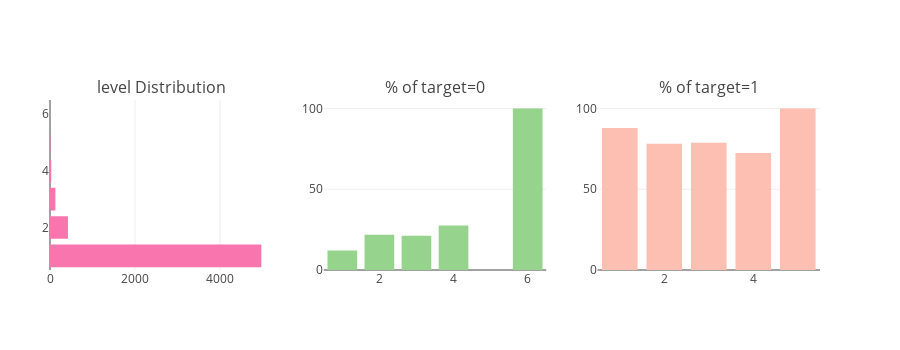

The notebook cell saved with this chart:
### Code cell
utils.catAndTrgt(jlr_df, 'level')

### Figure 1 — Plotly figure (JSON) as saved in the notebook; plotly's stock layout.template omitted (floating-point values rounded to 4 significant figures)
{"data": [{"marker": {"color": "#f975ae"}, "orientation": "h", "type": "bar", "uid": "aa2468c2-aa12-11e8-8c85-6c40089fb510", "x": [1, 7, 29, 127, 422, 4969], "xaxis": "x", "y": [6, 5, 4, 3, 2, 1], "yaxis": "y"}, {"marker": {"color": "#96D38C"}, "name": "Target : 0", "type": "bar", "uid": "aa25a946-aa12-11e8-9792-6c40089fb510", "x": [1, 2, 3, 4, 6], "xaxis": "x2", "y": [12.01, 21.8, 21.26, 27.59, 100], "yaxis": "y2"}, {"marker": {"color": "#FEBFB3"}, "name": "Target : 1", "type": "bar", "uid": "aa26f146-aa12-11e8-8a64-6c40089fb510", "x": [1, 2, 3, 4, 5], "xaxis": "x3", "y": [87.99, 78.2, 78.74, 72.41, 100], "yaxis": "y3"}], "layout": {"annotations": [{"font": {"size": 16}, "showarrow": false, "text": "level Distribution", "x": 0.1444, "xanchor": "center", "xref": "paper", "y": 1, "yanchor": "bottom", "yref": "paper"}, {"font": {"size": 16}, "showarrow": false, "text": "% of target=0", "x": 0.5, "xanchor": "center", "xref": "paper", "y": 1, "yanchor": "bottom", "yref": "paper"}, {"font": {"size": 16}, "showarrow": false, "text": "% of target=1", "x": 0.8556, "xanchor": "center", "xref": "paper", "y": 1, "yanchor": "bottom", "yref": "paper"}], "height": 350, "margin": {"l": 50}, "showlegend": false, "xaxis": {"anchor": "y", "domain": [0, 0.2889]}, "xaxis2": {"anchor": "y2", "domain": [0.3556, 0.6444]}, "xaxis3": {"anchor": "y3", "domain": [0.7111, 1]}, "yaxis": {"anchor": "x", "domain": [0, 1]}, "yaxis2": {"anchor": "x2", "domain": [0, 1]}, "yaxis3": {"anchor": "x3", "domain": [0, 1]}}}
